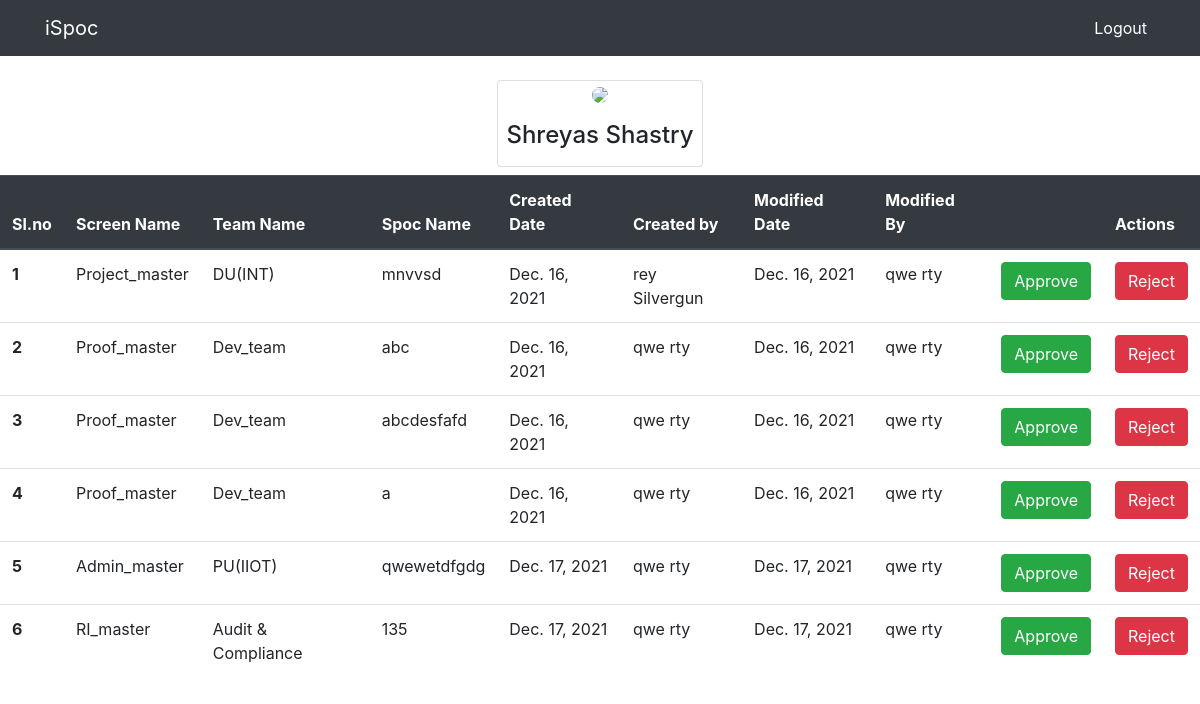
The page /view/ (signed in) on the database as committed earlier.
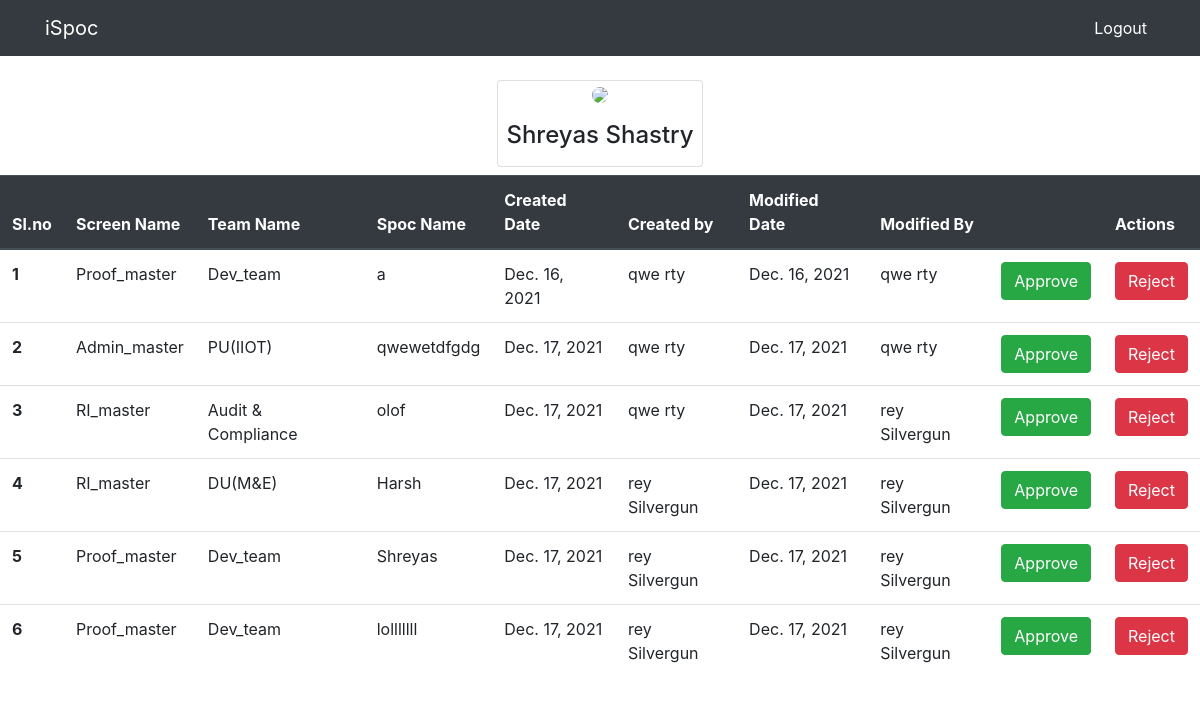
The same page on the database as committed later.
### spoc/models.py (models this page shows)
class Spoc(models.Model):
    id = models.AutoField(primary_key=True)
    screen_name =  models.CharField(max_length=50,choices=screen_name_choices,null=True)
    team_name =  models.CharField(max_length=50,choices=team_name_choices,null=True)
    spoc_name =  models.CharField(max_length=50,null=True)
    created_date = models.DateField(auto_now_add=True)
    created_by = models.CharField(max_length=50,null=True)
    modified_date = models.DateField(auto_now_add=True)
    modified_by = models.CharField(max_length=50,null=True)
    is_delete = models.BooleanField(default=False)
    is_approve = models.BooleanField(default=False)

### spoc/views.py (the view)
# urls.py: path('view/', views.view, name='spoc-view'),
def view(request):
    luser = User.objects.get(username=request.user)
    context = {
        'profile' : luser.get_full_name(),
        'entries' : Spoc.objects.filter(is_approve=False)
    }
    if(luser.is_staff):
        return render(request, 'spoc/admin_view.html',context)
    else:
        return render(request, 'spoc/view.html',context)

### templates/spoc/admin_view.html (shortened to what this page needs)
{%extends 'partials/base.html'%}
{%block content%}
<p>
<p>
<div class="container d-flex justify-content-center align-items-center">
    <div class="card my-2">
        <div class="user text-center">
            <div class="profile"> <img src="https://t4.ftcdn.net/jpg/02/15/84/43/240_F_215844325_ttX9YiIIyeaR7Ne6EaLLjMAmy4GvPC69.jpg" class="rounded-circle" width="80"> </div>
        </div>
        <div class="mt-3 text-center px-2">
            <h4 class="mb-0">{{profile}}</h4> <span class="text-muted d-block mb-2"><p></span>
        </div>
    </div>
</div>
<table class="table">
    <thead class="thead-dark">
      <tr>
        <th scope="col">Sl.no</th>
        <th scope="col">Screen Name</th>
        <th scope="col">Team Name</th>
        <th scope="col">Spoc Name</th>
        <th scope="col">Created Date</th>
        <th scope="col">Created by</th>
        <th scope="col">Modified Date</th>
        <th scope="col">Modified By</th>
        <th scope="col"></th>
        <th scope="col">Actions</th>
      </tr>
    </thead>
    <tbody>
      {% for entry in entries %}
        <tr>
          <th scope="row">{{forloop.counter}}</th>
          <td>{{entry.screen_name}}</td>
          <td>{{entry.team_name}}</td>
          <td>{{entry.spoc_name}}</td>
          <td>{{entry.created_date}}</td>
          <td>{{entry.created_by}}</td>
          <td>{{entry.modified_date}}</td>
          <td>{{entry.modified_by}}</td>
          <td><button type="submit" class="btn btn-success text-right" onclick="location.href='{% url 'confirm' entry.id %}'">Approve</button></td>
          <td><button type="submit" class="btn btn-danger text-right" onclick="location.href='{% url 'reject' entry.id %}'">Reject</button></td>
        </tr>
      {% endfor %}
    </tbody>
  </table>
{%endblock%}

Rows that differ between the two databases and show on the page:
no longer on this page (row edited): Spoc: screen_name "Project_master", team_name "DU(INT)", spoc_name "mnvvsd", created_date "Dec. 16, 2021", created_by "rey Silvergun", modified_date "Dec. 16, 2021", modified_by "qwe rty"
no longer on this page (row edited): Spoc: screen_name "Proof_master", team_name "Dev_team", spoc_name "abc", created_date "Dec. 16, 2021", created_by "qwe rty", modified_date "Dec. 16, 2021", modified_by "qwe rty"
no longer on this page (row edited): Spoc: screen_name "Proof_master", team_name "Dev_team", spoc_name "abcdesfafd", created_date "Dec. 16, 2021", created_by "qwe rty", modified_date "Dec. 16, 2021", modified_by "qwe rty"
changed Spoc "Audit & Compliance": spoc_name "135" → "olof"; modified_by "qwe rty" → "rey Silvergun"
added Spoc: screen_name "RI_master", team_name "DU(M&E)", spoc_name "Harsh", created_date "Dec. 17, 2021", created_by "rey Silvergun", modified_date "Dec. 17, 2021", modified_by "rey Silvergun"
added Spoc: screen_name "Proof_master", team_name "Dev_team", spoc_name "Shreyas", created_date "Dec. 17, 2021", created_by "rey Silvergun", modified_date "Dec. 17, 2021", modified_by "rey Silvergun"
added Spoc: screen_name "Proof_master", team_name "Dev_team", spoc_name "lolllllll", created_date "Dec. 17, 2021", created_by "rey Silvergun", modified_date "Dec. 17, 2021", modified_by "rey Silvergun"
